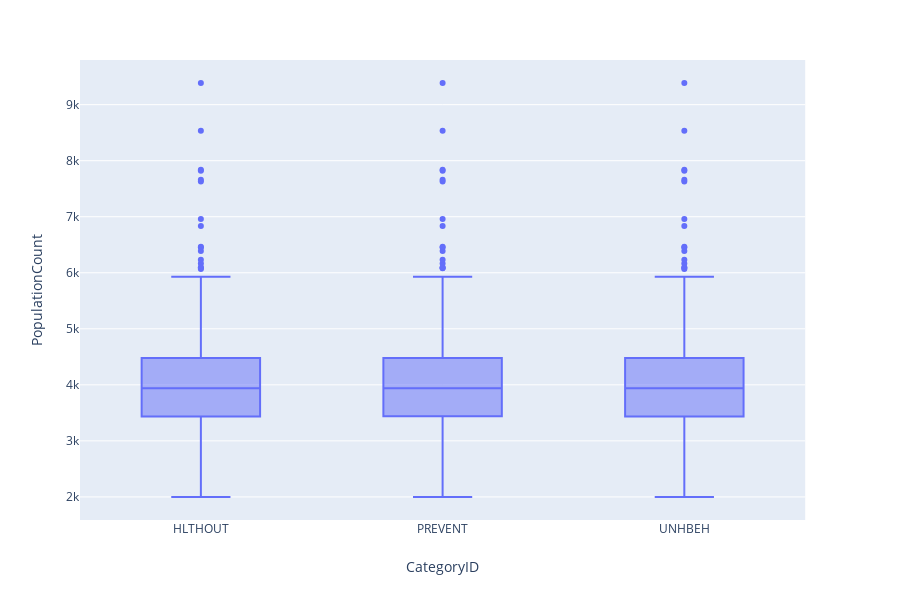

The code cell stored with this chart in its notebook:
### Code cell
fig=px.box(cleandata_df,x='CategoryID',y='PopulationCount')
fig.show()

### Figure 1 — Plotly figure (JSON) as saved in the notebook; plotly's stock layout.template omitted (floating-point values rounded to 4 significant figures; data arrays with more than 128 entries replaced by an {"elided": "..."} marker saying what was removed)
{"data": [{"alignmentgroup": "True", "hoverlabel": {"namelength": 0}, "hovertemplate": "CategoryID=%{x}<br>PopulationCount=%{y}", "legendgroup": "", "marker": {"color": "#636efa"}, "name": "", "notched": false, "offsetgroup": "", "orientation": "v", "showlegend": false, "type": "box", "x": {"elided": "1500 str values"}, "x0": " ", "xaxis": "x", "y": {"elided": "1500 float values"}, "y0": " ", "yaxis": "y"}], "layout": {"boxmode": "group", "height": 600, "legend": {"tracegroupgap": 0}, "margin": {"t": 60}, "xaxis": {"anchor": "y", "domain": [0, 0.98], "title": {"text": "CategoryID"}}, "yaxis": {"anchor": "x", "domain": [0, 1], "title": {"text": "PopulationCount"}}}}
